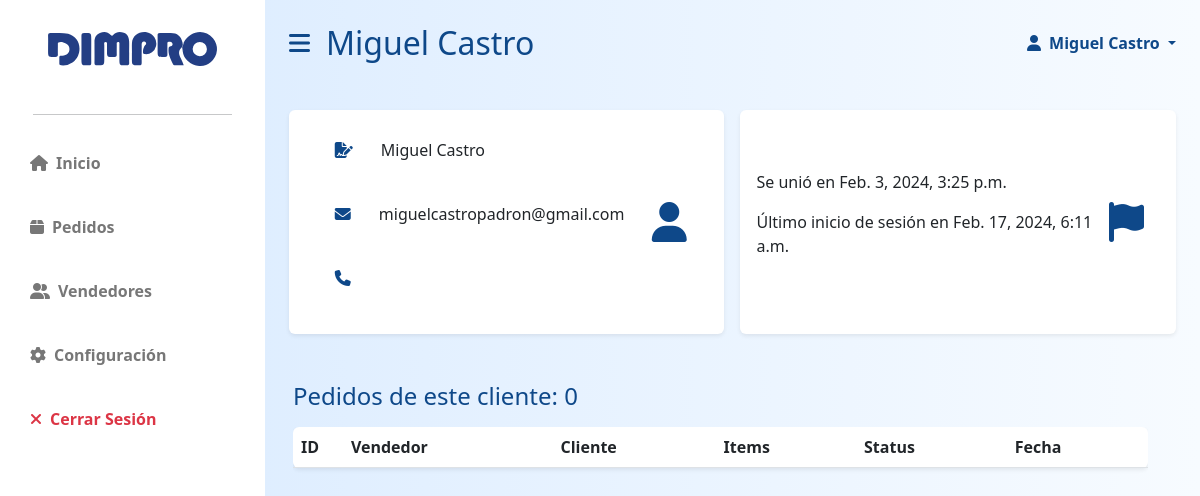
Page /app/staff/view/seller/1 (signed in) on the committed database.
### dimpro/models.py (models this page shows, shortened)
class User(AbstractBaseUser, PermissionsMixin):
    id = models.AutoField(primary_key=True)
    email = models.EmailField(blank=True, default='', unique=True)
    name = models.CharField(max_length=255, blank=True, default='')
    last_name = models.CharField(max_length=255, blank=True, default='')
    phoneregex = RegexValidator(regex=r"^\+?58?\d{11,15}$")
    phonenumber = models.CharField(
        validators=[phoneregex], max_length=17, blank=True, null=False
    )
    is_active = models.BooleanField(default=True)
    is_superuser = models.BooleanField(default=False)
    is_staff = models.BooleanField(default=False)
    is_operator = models.BooleanField(default=False)
    date_joined = models.DateTimeField(default=timezone.now)
    last_login = models.DateTimeField(blank=True, null=True)
    objects = CustomUserManager()
    USERNAME_FIELD = 'email'
    EMAIL_FIELD = 'email'
    REQUIRED_FIELDS = []
    class Meta:
        verbose_name = 'User'
        verbose_name_plural = 'Users'

### dimpro/views.py (the view)
# urls.py: path("staff/view/seller/<int:id>", views.staff_client_view, name='staff_client_view'),
@only_for('staff')
def staff_client_view(request, id):
    seller = User.objects.get(id=id)
    orders = Order.objects.filter(user_email=seller.id).count()
    return render(request, 'dimpro/staff/staff_client_view.html', {
        'seller': seller,
        'number_of_orders': orders
    })

### dimpro/templates/dimpro/staff/staff_client_view.html (shortened to what this page needs)
{% extends 'dimpro/staff/staff_layout.html' %}
{% load static %}
{% block stitle %}
    {{ seller.name }} {{ seller.last_name }}
{% endblock %}
{% block body %}
    <div class="row g-3 my-2">
        <div class="col-md-6 ">
            <div class=" p-3 bg-white shadow-sm d-flex justify-content-around align-items-center rounded">
                <div>
                    <p class="fs-6"><i class="fas fa-file-signature mx-2 primary-text p-3"></i> {{ seller.name }} {{ seller.last_name }}</p>
                    <p class="fs-6"><i class="fas fa-envelope mx-2 primary-text p-3"></i> {{ seller.email }}</p>
                    <p class="fs-6"><i class="fas fa-phone mx-2 primary-text p-3"></i> {{ seller.phonenumber }}</p>
                </div>
                <i class="fas fa-user fs-1 primary-text p-3"></i>
            </div>
        </div>
        <div class="col-md-6">
            <div class=" p-3 bg-white shadow-sm d-flex justify-content-around align-items-center rounded h-100">
                <div>
                    <p class="fs-6">Se unió en {{ seller.date_joined }}</p>
                    <p class="fs-6">Último inicio de sesión en {{ seller.last_login }}</p>
                </div>
                <i class="fas fa-flag fs-1 primary-text p-3"></i>
            </div>
        </div>
        <div class="row my-5">
            <h3 class="fs-4 mb-3 primary-text">Pedidos de este cliente: {{ number_of_orders }}</h3>
            <div class="col mx-auto">
                <div class="table-responsive">
                    <table id="datatable-orders" class="table bg-white rounded shadow-sm table-hover">
                        <thead>
                            <tr>
                                <th width="50">ID</th>
                                <th>Vendedor</th>
                                <th>Cliente</th>
                                <th>Items</th>
                                <th>Status</th>
                                <th>Fecha</th>
                            </tr>
                        </thead>
                    </table>
                </div>
            </div>
        </div>
    </div>
{% endblock %}

### dimpro/templates/dimpro/staff/staff_layout.html (shortened to what this page needs)
{% load static %}
<!DOCTYPE html>
<html lang="es">
    <head>
        <link rel="stylesheet" href="https://cdn.jsdelivr.net/npm/bootstrap@5.2.3/dist/css/bootstrap.min.css" />
        <link rel="stylesheet" href="https://cdn.datatables.net/1.13.1/css/dataTables.bootstrap5.min.css" />
        <link rel="stylesheet" href="https://cdnjs.cloudflare.com/ajax/libs/font-awesome/6.2.1/css/all.min.css" />
        <link rel="stylesheet" href="{% static 'dimpro/styles.css' %}">
    </head>
    <body data-is-operator="{{ request.user.is_operator }}">
        <div class="d-flex" id="wrapper">
            <div class="bg-white" id="sidebar-wrapper">
                <div class="sidebar-heading text-center py-4 primary-text fs-4 fw-bold text-uppercase">
                    <a href="{% url 'dimpro:control' %}" class="growt">
                        <img class="mx-0 w-75 mb-2 mt-2"src="{% static 'dimpro/logodimpro.svg' %}" id="dimpro-sidebar-logo"alt="" >
                    </a>
                </div>
                <hr class="w-75 mx-auto">
                <div class="list-group list-group-flush my-3">
                    <a href="{% url 'dimpro:control' %}" class="growt list-group-item list-group-item-action bg-transparent second-text fw-bold">
                        <i class="fas fa-house me-2"></i>Inicio
                    </a>
                    <a href="{% url 'dimpro:staff_orders' %}" class="growt list-group-item list-group-item-action bg-transparent second-text fw-bold">
                        <i class="fas fa-box me-2"></i>Pedidos
                    </a>
                    <a href="{% url 'dimpro:staff_clients' %}" class="growt list-group-item list-group-item-action bg-transparent second-text fw-bold">
                        <i class="fas fa-user-group me-2"></i>Vendedores
                    </a>
                    {% if user.is_operator %}
                    <a href="{% url 'dimpro:staff_settings' %}" class="growt list-group-item list-group-item-action bg-transparent second-text fw-bold">
                        <i class="fas fa-gear me-2"></i>Configuración
                    </a>
                    {% endif %}
                    <a href="{% url 'dimpro:logout' %}" class="growt list-group-item list-group-item-action bg-transparent text-danger fw-bold">
                        <i class="fas fa-xmark me-2"></i>Cerrar Sesión
                    </a>
                </div>
            </div>
            <div id="page-content-wrapper">
                <nav class="navbar d-flex navbar-expand-lg navbar-light bg-transparent py-4 px-4">
                    <div class="col-6 d-flex align-items-center">
                        <i class="fas fa-bars primary-text fs-4 me-3" id="menu-toggle"></i>
                        <h2 class="fs-2 m-0 primary-text">{% block stitle %}{% endblock %}</h2>
                    </div>
                    <div class="col-6 d-flex justify-content-end">
                        <a class="nav-link dropdown-toggle primary-text fw-bold" href="#" id="navbarDropdown"
                                        role="button" data-bs-toggle="dropdown" aria-expanded="false" >
                                        <i class="fas fa-user me-2"></i>{{ user.name }} {{ user.last_name }}
                        </a>
                    </div>
                </nav>
                <div class="container-fluid px-4 mb-5">
                    {% block body %}{% endblock %}
                </div>
            </div>
        </div>
    </body>
</html>

### dimpro/static/dimpro/styles.css (style rules this page uses)
:root { --main-bg-color:#0e4889; --main-text-color: #0e4889; --second-text-color: #fff; --second-bg-color: #4378da; --third-text-color: #777777; }
a { text-decoration: none !important; }
.primary-text { color: var(--main-text-color) }
.second-text { color: var(--second-text-color) }
.growt { transition: all .2s ease-in-out; }
table { overflow-x: scroll; }
#wrapper { overflow-x: hidden; background-image: linear-gradient( to right, #d8eaff, #f7fbff ) }
#sidebar-wrapper { min-height: 100vh; margin-left: -15rem; transition: margin 0.25s ease-out; }
#sidebar-wrapper .sidebar-heading { padding: 0.875rem 1.25rem; font-size: 1.2rem; }
#sidebar-wrapper .list-group { width: 15rem; }
#page-content-wrapper { min-width: 100vw; }
#menu-toggle { cursor: pointer; transition: margin 2s ease-out; }
.list-group-item { color: var(--third-text-color); border: none; padding: 20px 30px; }
a { text-decoration: none; }
@media (min-width: 1024px) { #sidebar-wrapper { margin-left: 0; } }
@media (min-width: 1024px) { #page-content-wrapper { min-width: 0; width: 100%; } }

### rows in the picture
User: name "Miguel", last_name "Castro", email "miguelcastropadron@gmail.com", date_joined "Feb. 3, 2024, 3:25 p.m.", last_login "Feb. 17, 2024, 6:11 a.m."
User: name "Miguel", last_name "Castro"

### other values in the picture
{{ number_of_orders }} "0"
